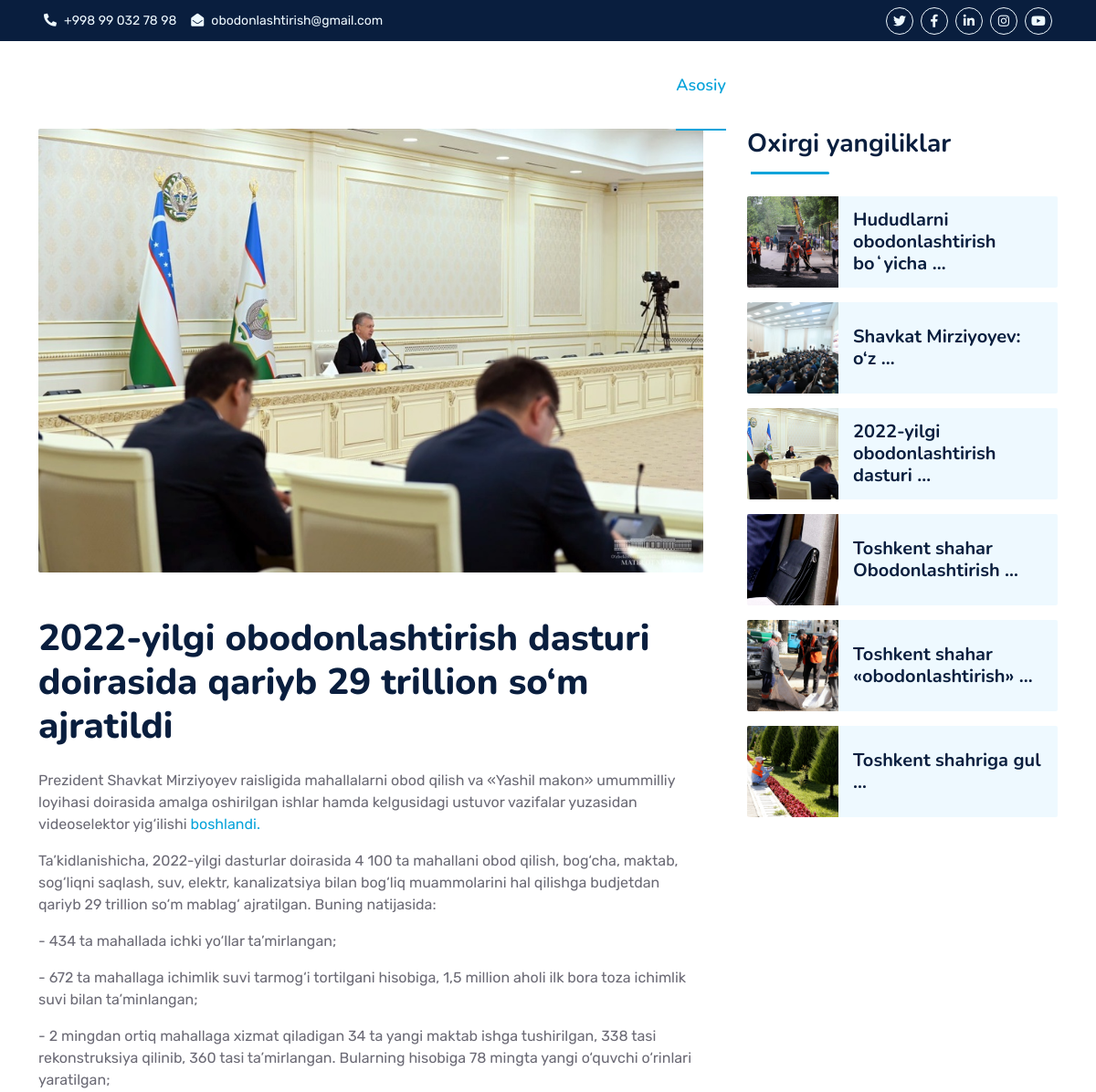
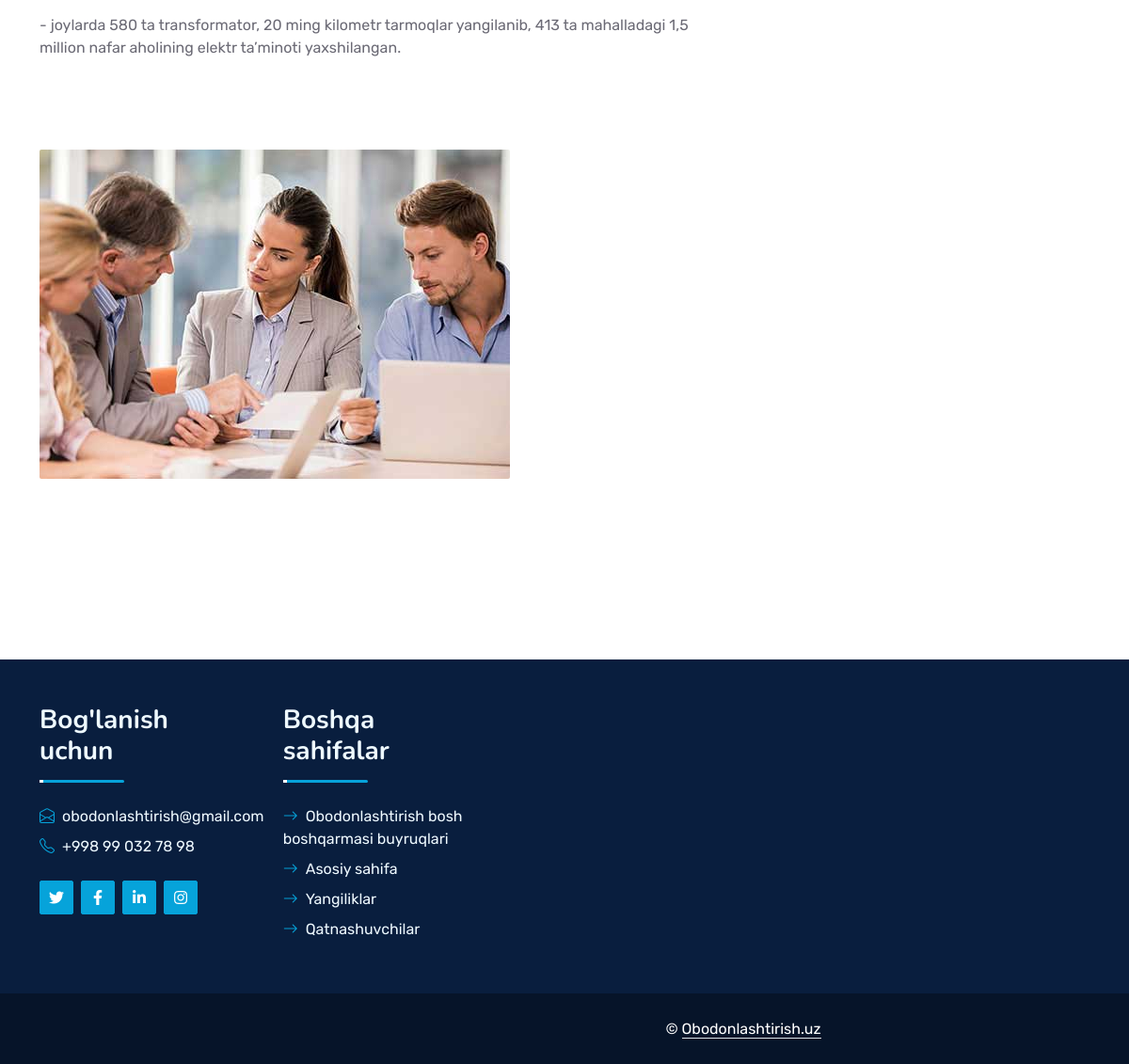
Page /yangiliklar/article/2022-yilgi-obodonlashtirish-dasturi-doirasida-qariyb-29-trillion-som-ajratildi/ on the committed database (2 pictures, top to bottom).
### news/models.py (models this page shows, shortened)
class News(models.Model):
    sarlavha = models.CharField(max_length=200, help_text='Yangilik sarlavhasi')
    slug = models.SlugField(max_length=200, help_text="Slug buni yozishingiz shart emas o'zi yozib beradi !")
    kategoriya = models.ForeignKey(Kategoriya, on_delete=models.CASCADE, help_text="Ushbu ma'lumot qaysi viloyatga tegishliligi")
    rasm = models.ImageField(upload_to='media/', help_text="Yangilik uchun kamida 1 ta rasm qo'yish shart")
    nashr_vaqti = models.DateTimeField(auto_now_add=True)
    matn = RichTextField(help_text="Yangilik matni")
    class Meta:
        verbose_name = 'Yangiliklar'
        verbose_name_plural = 'Yangiliklar'

### news/views.py (the view)
# urls.py: path('article/<slug:slug>/', detail, name = 'detail')
def detail(request, slug):
	data_detail = get_object_or_404(News, slug = slug)
	context = {
		'data_detail': data_detail
	}
	return render(request, 'detail.html', context = context)

### asosiy/context_proc.py (called while the page is built)
def category(request):
    viloyat = Kategoriya.objects.all()[:12]
    l_news = News.objects.all()[::-1][:6]
    context = {
        'viloyat':viloyat,
        'l_news':l_news,
    }
    return context

### templates/detail.html (shortened to what this page needs)
{% extends 'base.html' %}
{% block content %}
    <div class="container-fluid py-5 wow fadeInUp" data-wow-delay="0.1s">
        <div class="container py-5">
            <div class="row g-5">
                <div class="col-lg-8">
                    <div class="mb-5">
                        <img class="img-fluid w-100 rounded mb-5" src="{{ data_detail.rasm.url }}">
                        <h1 class="mb-4">{{ data_detail.sarlavha }}</h1>
                        <p>{{ data_detail.matn|safe }}</p>
                    </div>
                </div>
                <div class="col-lg-4">
                    <div class="mb-5 wow slideInUp" data-wow-delay="0.1s">
                        <div class="section-title section-title-sm position-relative pb-3 mb-4">
                            <h3 class="mb-0">Oxirgi yangiliklar</h3>
                        </div>
                        {% for i in l_news %}
                            <div class="d-flex rounded overflow-hidden mb-3">
                                <img class="img-fluid" src="{{ i.rasm.url }}" style="width: 100px; height: 100px; object-fit: cover;" alt="">
                                <a href="{% url 'detail' i.slug %}" class="h5 fw-semi-bold d-flex align-items-center bg-light px-3 mb-0">{{ i.sarlavha|truncatewords:3 }}
                                </a>
                            </div>
                        {% endfor %}
                        </div>
                    </div>
                    <div class="mb-5 wow slideInUp" data-wow-delay="0.1s">
                        <img src="img/blog-1.jpg" alt="" class="img-fluid rounded">
                    </div>
                </div>
            </div>
        </div>
    </div>
{% endblock content %}

### static/css/style.css (style rules this page uses)
:root { --primary: #06A3DA; --secondary: #34AD54; --light: #EEF9FF; --dark: #091E3E; }
h1, h2, .fw-bold { font-weight: 800 !important; }
h3, h4, .fw-semi-bold { font-weight: 700 !important; }
.section-title::before { position: absolute; content: ""; width: 150px; height: 5px; left: 0; bottom: 0; background: var(--primary); border-radius: 2px; }
.section-title.section-title-sm::before { width: 90px; height: 3px; }
.section-title::after { position: absolute; content: ""; width: 6px; height: 5px; bottom: 0px; background: #FFFFFF; -webkit-animation: section-title-run 5s infinite linear; animation: section-title-run 5s infinite linear; }
.section-title.section-title-sm::after { width: 4px; height: 3px; }
.section-title.section-title-sm::after { -webkit-animation: section-title-run-sm 5s infinite linear; animation: section-title-run-sm 5s infinite linear; }

### rows in the picture
News: rasm (picture), sarlavha "2022-yilgi obodonlashtirish dasturi doirasida qariyb 29 trillion so‘m ajratildi", matn "Prezident Shavkat Mirziyoyev raisligida mahallalarni obod qilish va «Yashil makon» umummilliy loyihasi doirasida amalga oshirilgan ishlar hamda kelgusidagi ustuvor vazifalar yuzasidan videoselektor yig‘ilishi boshlandi. Ta’kidlanishicha, 2022-yilgi dasturlar doirasida 4 100 ta mahallani obod qilish, bog‘cha, maktab, sog‘liqni saqlash, suv, elektr, kanalizatsiya bilan bog‘liq muammolarini hal qilishga budjetdan qariyb 29 trillion so‘m mablag‘ ajratilgan. Buning natijasida: - 434 ta mahallada ichki yo‘llar ta’mirlangan; - 672 ta mahallaga ichimlik suvi tarmog‘i tortilgani hisobiga, 1,5 million aholi ilk bora toza ichimlik suvi bilan ta’minlangan; - 2 mingdan ortiq mahallaga xizmat qiladigan…", sarlavha "2022-yilgi obodonlashtirish dasturi …"
News: rasm (picture), sarlavha "Hududlarni obodonlashtirish boʻyicha …"
News: rasm (picture), sarlavha "Shavkat Mirziyoyev: o‘z …"
News: rasm (picture), sarlavha "Toshkent shahar Obodonlashtirish …"
News: rasm (picture), sarlavha "Toshkent shahar «obodonlashtirish» …"
News: rasm (picture), sarlavha "Toshkent shahriga gul …"
